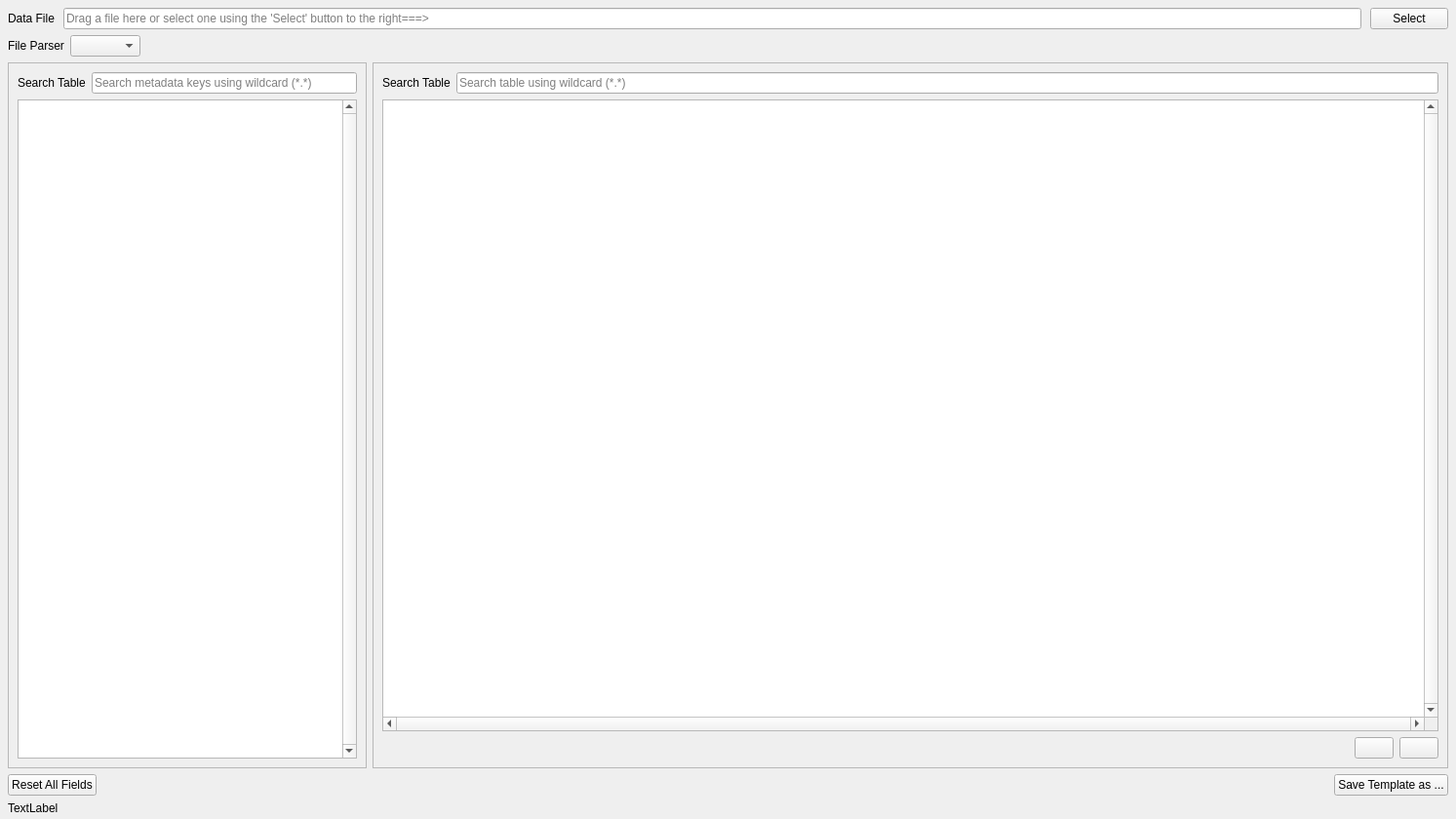
<?xml version="1.0" encoding="UTF-8"?>
<ui version="4.0">
 <class>CreateTemplateWidget</class>
 <widget class="QWidget" name="CreateTemplateWidget">
  <property name="geometry">
   <rect>
    <x>0</x>
    <y>0</y>
    <width>1493</width>
    <height>840</height>
   </rect>
  </property>
  <property name="windowTitle">
   <string>Create Template Widget</string>
  </property>
  <layout class="QGridLayout" name="gridLayout_2">
   <property name="leftMargin">
    <number>0</number>
   </property>
   <property name="topMargin">
    <number>0</number>
   </property>
   <property name="rightMargin">
    <number>0</number>
   </property>
   <property name="bottomMargin">
    <number>0</number>
   </property>
   <property name="verticalSpacing">
    <number>-1</number>
   </property>
   <item row="2" column="0">
    <layout class="QHBoxLayout" name="horizontalLayout_6" stretch="25,75">
     <property name="leftMargin">
      <number>8</number>
     </property>
     <property name="rightMargin">
      <number>8</number>
     </property>
     <property name="bottomMargin">
      <number>0</number>
     </property>
     <item>
      <widget class="QFrame" name="create_frame_2">
       <property name="frameShape">
        <enum>QFrame::StyledPanel</enum>
       </property>
       <property name="frameShadow">
        <enum>QFrame::Raised</enum>
       </property>
       <layout class="QGridLayout" name="gridLayout_9">
        <item row="0" column="0">
         <layout class="QHBoxLayout" name="horizontalLayout_5">
          <property name="rightMargin">
           <number>0</number>
          </property>
          <property name="bottomMargin">
           <number>0</number>
          </property>
          <item>
           <widget class="QLabel" name="create_label_2">
            <property name="text">
             <string>Search Table</string>
            </property>
           </widget>
          </item>
          <item>
           <widget class="QLineEdit" name="createTemplateTreeSearchBar">
            <property name="placeholderText">
             <string>Search metadata keys using wildcard (*.*)</string>
            </property>
           </widget>
          </item>
         </layout>
        </item>
        <item row="1" column="0">
         <widget class="QTreeView" name="metadataTreeView">
          <property name="sizePolicy">
           <sizepolicy hsizetype="Preferred" vsizetype="Expanding">
            <horstretch>0</horstretch>
            <verstretch>0</verstretch>
           </sizepolicy>
          </property>
          <property name="toolTip">
           <string>The metadata structure found inside the Data File.  Checked metadata entries are chosen to be included in the new template file and will appear in the table on the right.</string>
          </property>
          <property name="verticalScrollBarPolicy">
           <enum>Qt::ScrollBarAlwaysOn</enum>
          </property>
          <property name="alternatingRowColors">
           <bool>true</bool>
          </property>
         </widget>
        </item>
       </layout>
      </widget>
     </item>
     <item>
      <widget class="QFrame" name="create_frame_1">
       <property name="minimumSize">
        <size>
         <width>200</width>
         <height>0</height>
        </size>
       </property>
       <property name="frameShape">
        <enum>QFrame::StyledPanel</enum>
       </property>
       <property name="frameShadow">
        <enum>QFrame::Raised</enum>
       </property>
       <layout class="QGridLayout" name="gridLayout_8">
        <item row="2" column="0" colspan="3">
         <widget class="QTableView" name="metadata_table_view">
          <property name="sizePolicy">
           <sizepolicy hsizetype="Expanding" vsizetype="Expanding">
            <horstretch>1</horstretch>
            <verstretch>0</verstretch>
           </sizepolicy>
          </property>
          <property name="toolTip">
           <string>The metadata chosen to be included in the new template file.</string>
          </property>
          <property name="verticalScrollBarPolicy">
           <enum>Qt::ScrollBarAlwaysOn</enum>
          </property>
          <property name="horizontalScrollBarPolicy">
           <enum>Qt::ScrollBarAlwaysOn</enum>
          </property>
          <property name="sizeAdjustPolicy">
           <enum>QAbstractScrollArea::AdjustToContents</enum>
          </property>
          <property name="editTriggers">
           <set>QAbstractItemView::AnyKeyPressed|QAbstractItemView::DoubleClicked</set>
          </property>
          <property name="showDropIndicator" stdset="0">
           <bool>false</bool>
          </property>
          <property name="dragDropOverwriteMode">
           <bool>false</bool>
          </property>
          <property name="alternatingRowColors">
           <bool>true</bool>
          </property>
          <property name="selectionBehavior">
           <enum>QAbstractItemView::SelectRows</enum>
          </property>
          <property name="showGrid">
           <bool>false</bool>
          </property>
          <property name="sortingEnabled">
           <bool>true</bool>
          </property>
          <property name="cornerButtonEnabled">
           <bool>false</bool>
          </property>
          <attribute name="horizontalHeaderStretchLastSection">
           <bool>true</bool>
          </attribute>
          <attribute name="verticalHeaderVisible">
           <bool>false</bool>
          </attribute>
          <attribute name="verticalHeaderMinimumSectionSize">
           <number>15</number>
          </attribute>
         </widget>
        </item>
        <item row="3" column="0">
         <spacer name="horizontalSpacer_8">
          <property name="orientation">
           <enum>Qt::Horizontal</enum>
          </property>
          <property name="sizeHint" stdset="0">
           <size>
            <width>40</width>
            <height>20</height>
           </size>
          </property>
         </spacer>
        </item>
        <item row="3" column="2">
         <widget class="QPushButton" name="removeCreateTableRowButton">
          <property name="minimumSize">
           <size>
            <width>40</width>
            <height>0</height>
           </size>
          </property>
          <property name="maximumSize">
           <size>
            <width>40</width>
            <height>16777215</height>
           </size>
          </property>
          <property name="toolTip">
           <string>Add a custom value to the template</string>
          </property>
          <property name="text">
           <string/>
          </property>
         </widget>
        </item>
        <item row="3" column="1">
         <widget class="QPushButton" name="appendCreateTableRowButton">
          <property name="minimumSize">
           <size>
            <width>40</width>
            <height>0</height>
           </size>
          </property>
          <property name="maximumSize">
           <size>
            <width>40</width>
            <height>16777215</height>
           </size>
          </property>
          <property name="toolTip">
           <string>Add a custom value to the template</string>
          </property>
          <property name="text">
           <string/>
          </property>
         </widget>
        </item>
        <item row="1" column="0" colspan="3">
         <layout class="QHBoxLayout" name="horizontalLayout_4">
          <property name="bottomMargin">
           <number>0</number>
          </property>
          <item>
           <widget class="QLabel" name="create_label_1">
            <property name="text">
             <string>Search Table</string>
            </property>
           </widget>
          </item>
          <item>
           <widget class="QLineEdit" name="createTemplateListSearchBar">
            <property name="sizePolicy">
             <sizepolicy hsizetype="Expanding" vsizetype="Preferred">
              <horstretch>1</horstretch>
              <verstretch>0</verstretch>
             </sizepolicy>
            </property>
            <property name="placeholderText">
             <string>Search table using wildcard (*.*)</string>
            </property>
           </widget>
          </item>
         </layout>
        </item>
       </layout>
      </widget>
     </item>
    </layout>
   </item>
   <item row="1" column="0">
    <layout class="QVBoxLayout" name="verticalLayout">
     <property name="leftMargin">
      <number>8</number>
     </property>
     <property name="topMargin">
      <number>8</number>
     </property>
     <property name="rightMargin">
      <number>8</number>
     </property>
     <property name="bottomMargin">
      <number>0</number>
     </property>
     <item>
      <layout class="QHBoxLayout" name="horizontalLayout_2">
       <property name="spacing">
        <number>9</number>
       </property>
       <item>
        <widget class="QLabel" name="data_file_label">
         <property name="sizePolicy">
          <sizepolicy hsizetype="Preferred" vsizetype="Preferred">
           <horstretch>0</horstretch>
           <verstretch>0</verstretch>
          </sizepolicy>
         </property>
         <property name="text">
          <string>Data File</string>
         </property>
        </widget>
       </item>
       <item>
        <widget class="QLineEdit" name="dataFileLineEdit">
         <property name="toolTip">
          <string>This data file will be used as the model to create the template file.</string>
         </property>
         <property name="text">
          <string/>
         </property>
         <property name="readOnly">
          <bool>true</bool>
         </property>
         <property name="placeholderText">
          <string>Drag a file here or select one using the 'Select' button to the right===&gt;</string>
         </property>
        </widget>
       </item>
       <item>
        <widget class="QPushButton" name="dataFileSelect">
         <property name="toolTip">
          <string>Select data file to use for metadata extraction</string>
         </property>
         <property name="text">
          <string>Select</string>
         </property>
        </widget>
       </item>
      </layout>
     </item>
     <item>
      <layout class="QHBoxLayout" name="horizontalLayout_3">
       <property name="spacing">
        <number>6</number>
       </property>
       <item>
        <widget class="QLabel" name="fileParserLabel">
         <property name="sizePolicy">
          <sizepolicy hsizetype="Maximum" vsizetype="Preferred">
           <horstretch>0</horstretch>
           <verstretch>0</verstretch>
          </sizepolicy>
         </property>
         <property name="text">
          <string>File Parser</string>
         </property>
        </widget>
       </item>
       <item>
        <widget class="QComboBox" name="fileParserCombo">
         <property name="toolTip">
          <string>The parser used to parse and extract the metadata from the data file above. </string>
         </property>
         <property name="currentText">
          <string/>
         </property>
        </widget>
       </item>
       <item>
        <spacer name="horizontalSpacer">
         <property name="orientation">
          <enum>Qt::Horizontal</enum>
         </property>
         <property name="sizeHint" stdset="0">
          <size>
           <width>40</width>
           <height>20</height>
          </size>
         </property>
        </spacer>
       </item>
      </layout>
     </item>
    </layout>
   </item>
   <item row="3" column="0">
    <layout class="QGridLayout" name="gridLayout_4">
     <property name="leftMargin">
      <number>8</number>
     </property>
     <property name="topMargin">
      <number>0</number>
     </property>
     <property name="rightMargin">
      <number>8</number>
     </property>
     <property name="bottomMargin">
      <number>4</number>
     </property>
     <item row="0" column="2">
      <widget class="QPushButton" name="saveTemplateButton">
       <property name="toolTip">
        <string>Save Values to a .ez template file. You can also use standard 'Save' Shortcut key</string>
       </property>
       <property name="text">
        <string>Save Template as ...</string>
       </property>
       <property name="default">
        <bool>false</bool>
       </property>
       <property name="flat">
        <bool>false</bool>
       </property>
      </widget>
     </item>
     <item row="0" column="1">
      <spacer name="horizontalSpacer_5">
       <property name="orientation">
        <enum>Qt::Horizontal</enum>
       </property>
       <property name="sizeHint" stdset="0">
        <size>
         <width>1227</width>
         <height>20</height>
        </size>
       </property>
      </spacer>
     </item>
     <item row="0" column="0">
      <widget class="QPushButton" name="clearCreateButton">
       <property name="toolTip">
        <string>Reset all 'Create Template' input fields. All fields will be reset to an empty state.</string>
       </property>
       <property name="text">
        <string>Reset All Fields</string>
       </property>
      </widget>
     </item>
     <item row="1" column="0" colspan="3">
      <widget class="QLabel" name="error_label">
       <property name="text">
        <string>TextLabel</string>
       </property>
      </widget>
     </item>
    </layout>
   </item>
  </layout>
 </widget>
 <resources/>
 <connections/>
</ui>
